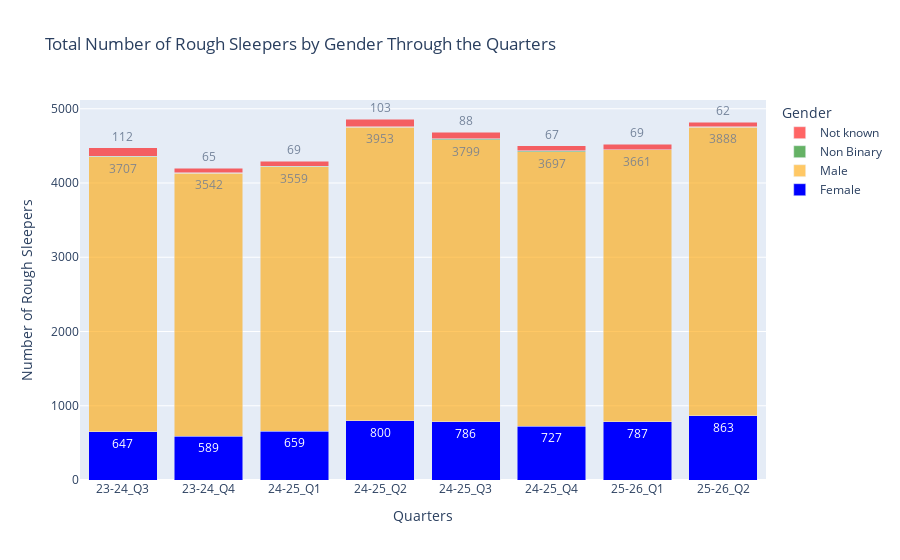

Notebook source saved alongside this figure:
### Markdown cell above
### Stacked Bar Chart of Gender splits across the 8 Quarters

Using Plotly graph tool.

### Code cell
import plotly.graph_objects as go

# 1. Setup Data
quarters = ['23-24_Q3', '23-24_Q4', '24-25_Q1', '24-25_Q2', '24-25_Q3', '24-25_Q4', '25-26_Q1', '25-26_Q2']

female_totals = gen_rs_new.filter(like='Female').sum()
male_totals = gen_rs_new.filter(like='Male').sum()
non_binary_totals = gen_rs_new.filter(like='Non_binary').sum()
not_known_totals = gen_rs_new.filter(like='Not_known').sum()

fig = go.Figure()

# 2. Add Traces with Labels
# We add 'text' and 'textposition' to every trace

fig.add_trace(go.Bar(
    x=quarters, 
    y=female_totals, 
    name='Female',
    marker_color='blue',
    opacity=1.0,
    # --- New Label Code ---
    text=female_totals,   # The values to display
    textposition='auto'   # Puts label inside the bar if there is room
))

fig.add_trace(go.Bar(
    x=quarters, 
    y=male_totals, 
    name='Male',
    marker_color='orange',
    opacity=0.6,
    # --- New Label Code ---
    text=male_totals,
    textposition='auto'
))

fig.add_trace(go.Bar(
    x=quarters, 
    y=non_binary_totals, 
    name='Non Binary',
    marker_color='green',
    opacity=0.6,
    # --- New Label Code ---
    text=non_binary_totals,
    textposition='auto'
))

fig.add_trace(go.Bar(
    x=quarters, 
    y=not_known_totals, 
    name='Not known',
    marker_color='red',
    opacity=0.6,
    # --- New Label Code ---
    text=not_known_totals,
    textposition='auto'
))

# 3. Update Layout
fig.update_layout(
    title='Total Number of Rough Sleepers by Gender Through the Quarters',
    xaxis_title='Quarters',
    yaxis_title='Number of Rough Sleepers',
    barmode='stack', # Stacked bars usually look best with 'auto' text position
    legend_title='Gender',
    # Optional: Uniform font size for labels
    uniformtext_minsize=8, 
    uniformtext_mode='hide'
)

fig.show()

### Figure 1 — Plotly figure (JSON) as saved in the notebook; plotly's stock layout.template omitted (floating-point values rounded to 4 significant figures)
{"data": [{"marker": {"color": "blue"}, "name": "Female", "opacity": 1, "text": [647, 589, 659, 800, 786, 727, 787, 863], "textposition": "auto", "type": "bar", "x": ["23-24_Q3", "23-24_Q4", "24-25_Q1", "24-25_Q2", "24-25_Q3", "24-25_Q4", "25-26_Q1", "25-26_Q2"], "y": [647, 589, 659, 800, 786, 727, 787, 863]}, {"marker": {"color": "orange"}, "name": "Male", "opacity": 0.6, "text": [3707, 3542, 3559, 3953, 3799, 3697, 3661, 3888], "textposition": "auto", "type": "bar", "x": ["23-24_Q3", "23-24_Q4", "24-25_Q1", "24-25_Q2", "24-25_Q3", "24-25_Q4", "25-26_Q1", "25-26_Q2"], "y": [3707, 3542, 3559, 3953, 3799, 3697, 3661, 3888]}, {"marker": {"color": "green"}, "name": "Non Binary", "opacity": 0.6, "text": [7, 4, 5, 6, 8, 8, 2, 7], "textposition": "auto", "type": "bar", "x": ["23-24_Q3", "23-24_Q4", "24-25_Q1", "24-25_Q2", "24-25_Q3", "24-25_Q4", "25-26_Q1", "25-26_Q2"], "y": [7, 4, 5, 6, 8, 8, 2, 7]}, {"marker": {"color": "red"}, "name": "Not known", "opacity": 0.6, "text": [112, 65, 69, 103, 88, 67, 69, 62], "textposition": "auto", "type": "bar", "x": ["23-24_Q3", "23-24_Q4", "24-25_Q1", "24-25_Q2", "24-25_Q3", "24-25_Q4", "25-26_Q1", "25-26_Q2"], "y": [112, 65, 69, 103, 88, 67, 69, 62]}], "layout": {"barmode": "stack", "legend": {"title": {"text": "Gender"}}, "title": {"text": "Total Number of Rough Sleepers by Gender Through the Quarters"}, "uniformtext": {"minsize": 8, "mode": "hide"}, "xaxis": {"title": {"text": "Quarters"}}, "yaxis": {"title": {"text": "Number of Rough Sleepers"}}}}
